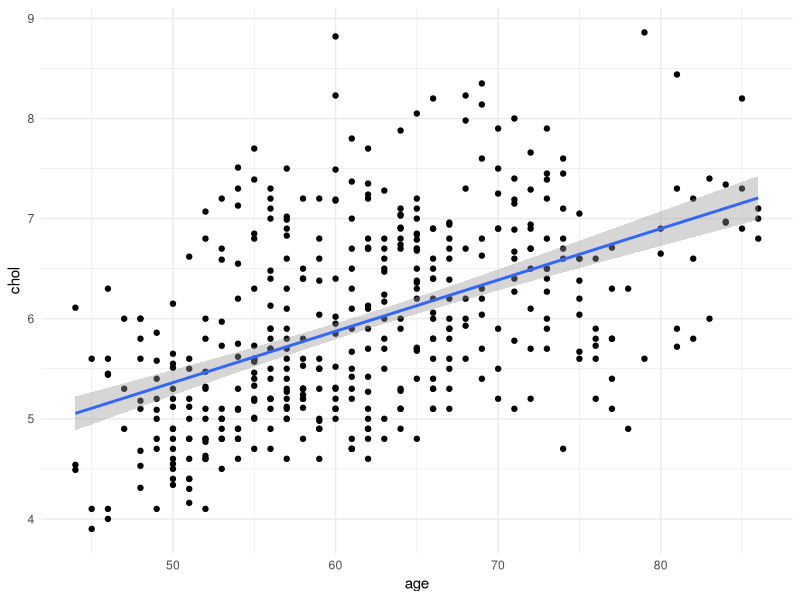
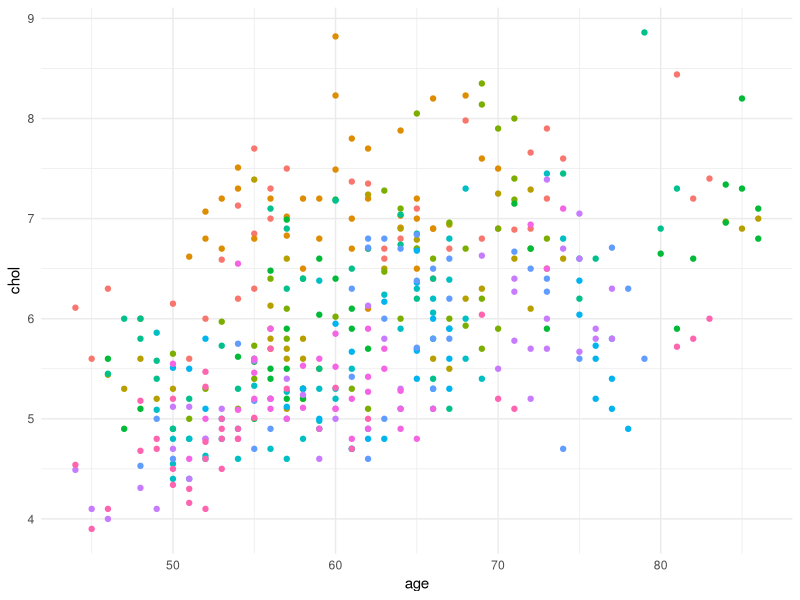
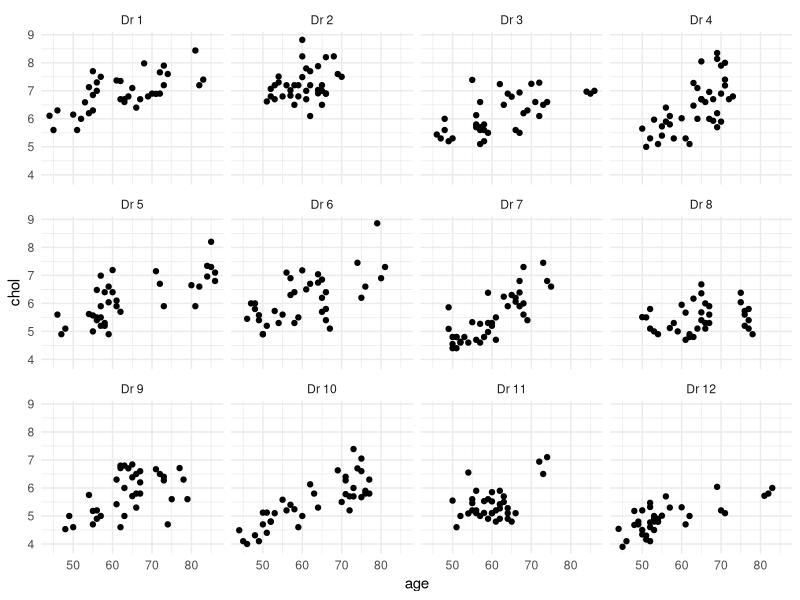
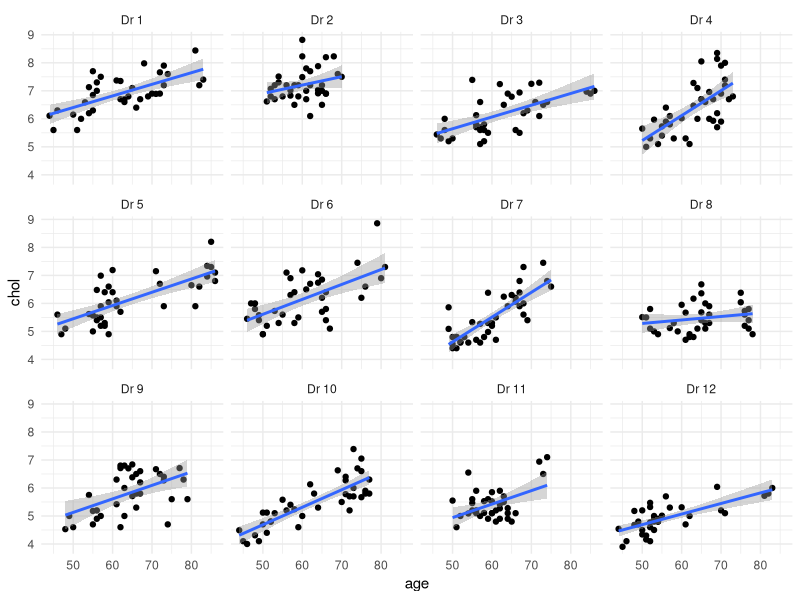
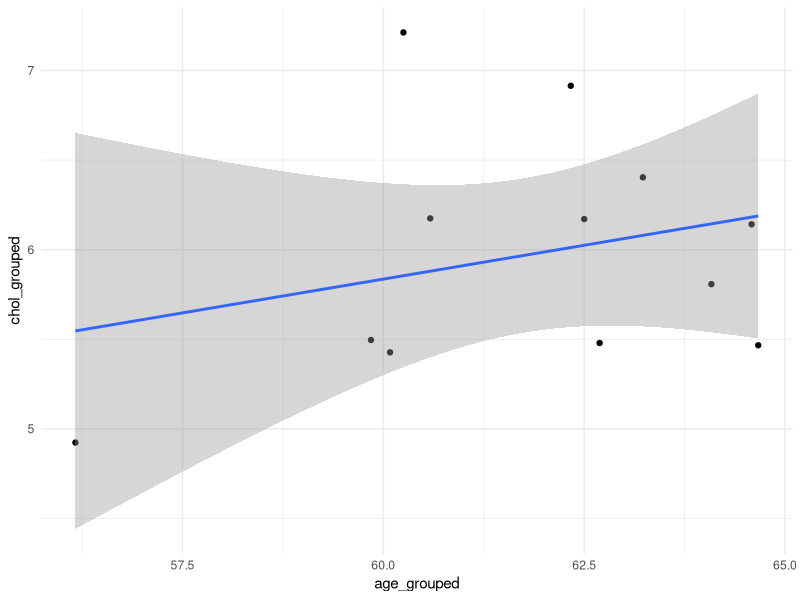
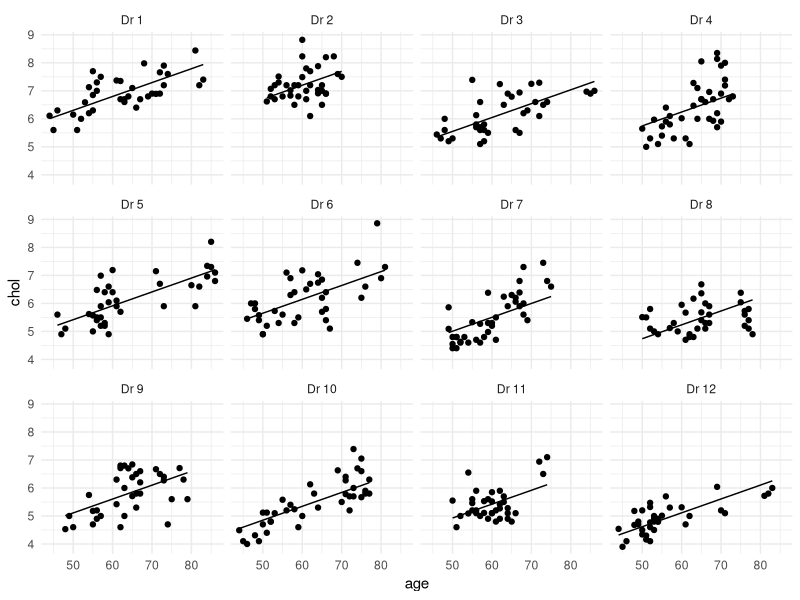
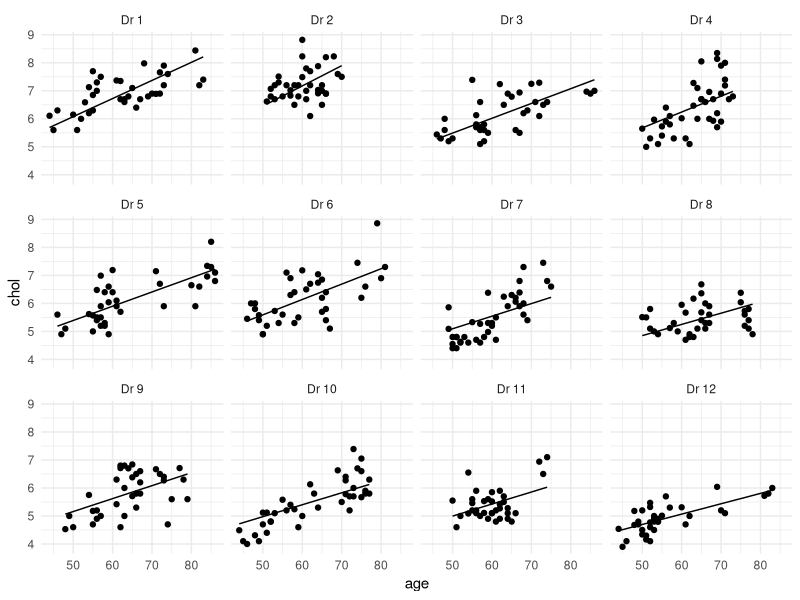

Generate these figures, in order, with R:
## ---- chunk 1
#| echo: false
#| message: false
#| warning: false

library(tidyverse)
data_chol <- read_csv("assets/cholesterol.csv")
## ---- chunk 2
#| echo: true
table(data_chol$doctor)
## ---- chunk 3
#| echo: true
head(data_chol)
## ---- chunk 4
#| echo: true
model_pooled <- lm(chol ~ age, data = data_chol)
## ---- chunk 5
#| echo: false
#| eval: true
#| fig-align: "center"
data_chol |>
  ggplot(aes(x = age, y = chol)) +
  geom_point() +
  geom_smooth(method = "lm") +
  theme_minimal()
## ---- chunk 6
#| echo: true
#| eval: true
summary(model_pooled)
## ---- chunk 7
#| echo: true
#| eval: true
#| fig-align: "center"
data_chol |>
  mutate(doctor_name = factor(str_c("Dr ", doctor), levels = str_c("Dr ", 1:12))) |>
  ggplot(aes(x = age, y = chol, colour = doctor_name)) +
  geom_point() +
  theme_minimal() +
  theme(legend.position = "none")
## ---- chunk 8
#| echo: true
#| eval: true
#| fig-align: "center"
data_chol |>
  mutate(doctor_name = factor(str_c("Dr ", doctor), levels = str_c("Dr ", 1:12))) |>
  ggplot(aes(x = age, y = chol)) +
  geom_point() +
  facet_wrap(~doctor_name) +
  theme_minimal()
## ---- chunk 9
#| echo: true
model_separate <- lm(chol ~ age | doctor, data = data_chol)
## ---- chunk 10
#| echo: true
#| eval: true
#| fig-align: "center"
data_chol |>
  mutate(doctor_name = factor(str_c("Dr ", doctor), levels = str_c("Dr ", 1:12))) |>
  ggplot(aes(x = age, y = chol)) +
  geom_point() +
  geom_smooth(method = "lm") +
  facet_wrap(~doctor_name) +
  theme_minimal()
## ---- chunk 11
#| echo: true
data_grouped <- data_chol |>
  group_by(doctor) |>
  summarise(chol_grouped = mean(chol), age_grouped = mean(age))
## ---- chunk 12
#| echo: true
model_grouped <- lm(chol_grouped ~ age_grouped, data = data_grouped)
## ---- chunk 13
#| echo: false
#| eval: true
#| fig-align: "center"
data_grouped |>
  ggplot(aes(x = age_grouped, y = chol_grouped)) +
  geom_point() +
  geom_smooth(method = "lm") +
  theme_minimal()
## ---- chunk 14
#| echo: true
#| eval: true
summary(model_grouped)
## ---- chunk 15
#| echo: true
model_varying_intercept <- lm(chol ~ as.factor(doctor) + age, data = data_chol)
## ---- chunk 16
#| echo: true
#| eval: true
summary(model_varying_intercept)
## ---- chunk 17
#| echo: false
#| eval: true
#| fig-align: "center"
data_chol |>
  mutate(
    doctor_name = factor(str_c("Dr ", doctor), levels = str_c("Dr ", 1:12)),
    .fitted = fitted(model_varying_intercept)
  ) |>
  ggplot(aes(x = age)) +
  geom_point(aes(y = chol)) +
  geom_line(aes(y = .fitted)) +
  facet_wrap(~doctor_name) +
  theme_minimal()
## ---- chunk 18
#| echo: true
model_varying_slope <- lm(chol ~ age:as.factor(doctor), data = data_chol)
## ---- chunk 19
#| echo: true
#| eval: true
summary(model_varying_slope)
## ---- chunk 20
#| echo: false
#| eval: true
#| fig-align: "center"
data_chol |>
  mutate(
    doctor_name = factor(str_c("Dr ", doctor), levels = str_c("Dr ", 1:12)),
    .fitted = fitted(model_varying_slope)
  ) |>
  ggplot(aes(x = age)) +
  geom_point(aes(y = chol)) +
  geom_line(aes(y = .fitted)) +
  facet_wrap(~doctor_name) +
  theme_minimal()
